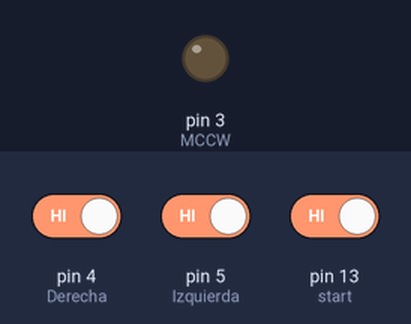
This sketch was run on a simulated Arduino Uno, built with avr-gcc and run on an emulated ATmega328P. On the bench: output pins drawn as LEDs (lit = HIGH). Dashed ring = blinking. The test bench sets the inputs (shaded band); at power-on: pin 4 (Derecha) HIGH, pin 13 (start) HIGH, pin 5 (Izquierda) HIGH. Pins used as bus, display or sensor lines are not drawn.

Above: at 1.2 s.
1.3 s: pin 4 (Derecha) driven LOW and pin 13 (start) driven LOW
At 1.45 s:
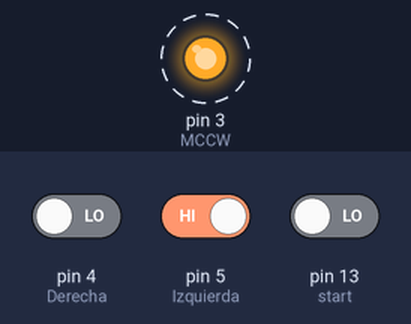
4.3 s: pin 4 (Derecha) driven HIGH
At 4.7 s:
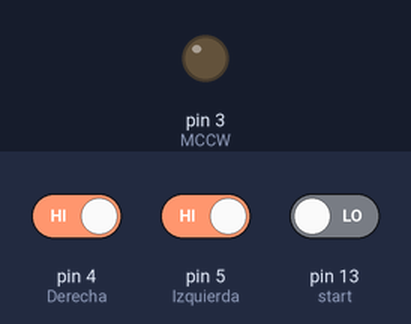
5.8 s: pin 4 (Derecha) driven LOW
At 6.25 s:
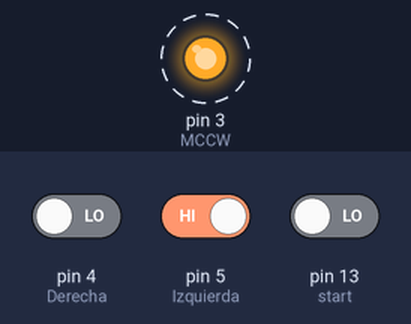
8.8 s: pin 13 (start) driven HIGH
At 9.4 s:
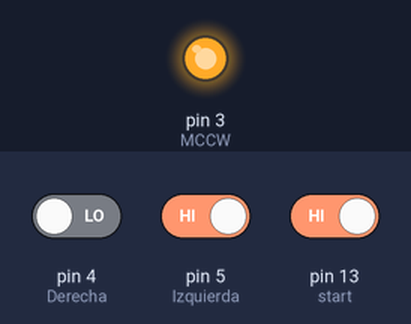
10.3 s: pin 5 (Izquierda) driven LOW
At 11.5 s:
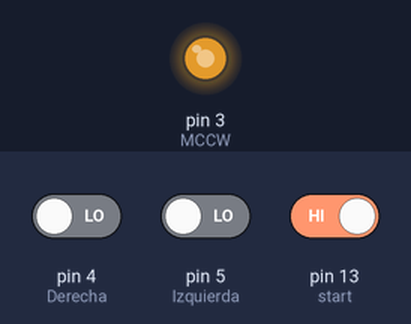
11.8 s: pin 5 (Izquierda) driven HIGH
At 12.6 s:
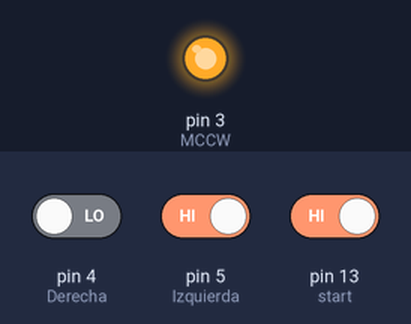
Timing chart, 0 to 14.3 s (numbered marks = the images above; inputs shaded):
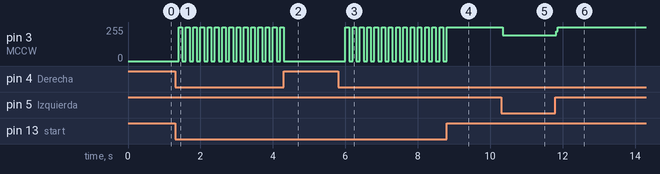

Measured:
- after the input at 1.3 s, pin 3 (MCCW): alternates 255/255 for 0.10 s and 0/255 for 0.10 s, starting after 0.10 s
- after the input at 4.3 s, pin 3 (MCCW): goes on until 4.3 s, then stays 0/255
- after the input at 5.8 s, pin 3 (MCCW): alternates 255/255 for 0.10 s and 0/255 for 0.10 s, starting after 0.20 s
- after the input at 8.8 s, pin 3 (MCCW): goes on until 8.8 s, then stays 255/255
- after the input at 10.3 s, pin 3 (MCCW): 255/255 → 192/255 at once
- after the input at 11.8 s, pin 3 (MCCW): 192/255 → 255/255 at once

The sketch:

emp2.0.ino
```cpp
#define Izquierda 5
#define Derecha 4
#define MCW 2
#define MCCW 3
#define start 13

static unsigned int state;
void setup() {
  pinMode(Izquierda,INPUT);
  pinMode(Derecha,INPUT);
  pinMode(start,INPUT);
  pinMode(MCW,OUTPUT);
  pinMode(MCCW,OUTPUT);
  state = 1;
  // put your setup code here, to run once:

}

void loop() {

  bool inicio, izq, der;
  inicio = digitalRead(start);
  izq = digitalRead(Izquierda);
  der = digitalRead(Derecha);

  switch (state)
    {
      case 1:
        if(inicio == LOW)
        {
          delay(100);
          if(inicio == LOW)
          {
          state = 2;
          }
        }
      break;
      case 2:
        if(inicio == LOW)
        {
          delay(100);
          if(inicio == LOW)
          {
          state = 1;
          }
        }
      break;
      default:
        state = 1;
      break;
    }
    if(state == 1)
    {
      digitalWrite(MCCW,LOW);
      digitalWrite(MCW,LOW);
    }
    if(state == 2)
    {
      if(izq == LOW)
      {
        digitalWrite(MCCW,LOW);
        digitalWrite(MCW,HIGH);
      }
      if(der == LOW)
      {
        digitalWrite(MCCW,HIGH);
        digitalWrite(MCW,LOW);
      }
    }
  // put your main code here, to run repeatedly:

}
```
